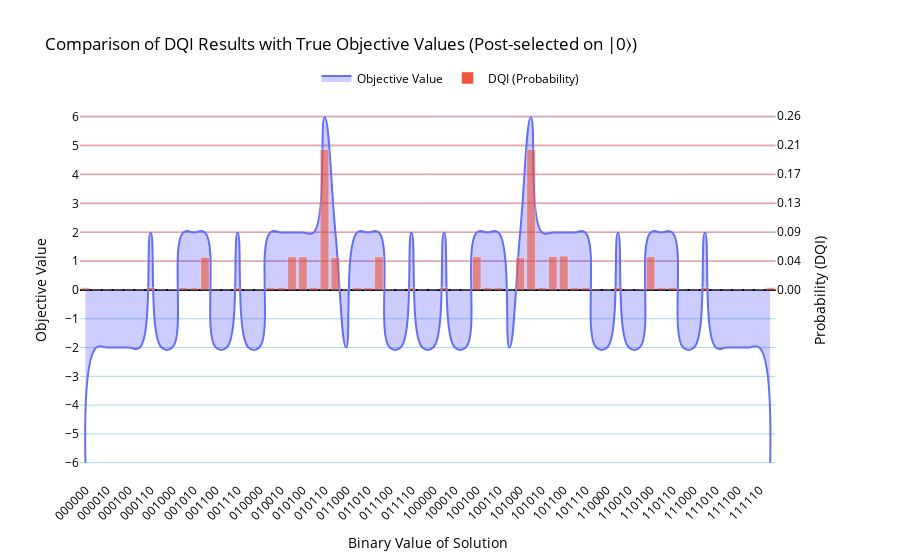

Notebook cell for this chart:
### Markdown cell above
Further, filter and combine the counts, then visualize the modified data.

### Code cell
counts_filtered = post_selection_counts(counts)
plot_results_union_plotly(
    brute_force_results,
    counts_filtered,
    plot_name="Comparison of DQI Results with True Objective Values (Post-selected on |0⟩)",
    spline_smoothing=1.3
)

### Figure 1 — Plotly figure (JSON) as saved in the notebook; plotly's stock layout.template omitted (floating-point values rounded to 4 significant figures)
{"data": [{"fill": "tozeroy", "fillcolor": "rgba(0,0,255,0.2)", "line": {"shape": "spline", "smoothing": 1.3}, "mode": "lines", "name": "Objective Value", "type": "scatter", "x": ["000000", "000001", "000010", "000011", "000100", "000101", "000110", "000111", "001000", "001001", "001010", "001011", "001100", "001101", "001110", "001111", "010000", "010001", "010010", "010011", "010100", "010101", "010110", "010111", "011000", "011001", "011010", "011011", "011100", "011101", "011110", "011111", "100000", "100001", "100010", "100011", "100100", "100101", "100110", "100111", "101000", "101001", "101010", "101011", "101100", "101101", "101110", "101111", "110000", "110001", "110010", "110011", "110100", "110101", "110110", "110111", "111000", "111001", "111010", "111011", "111100", "111101", "111110", "111111"], "xaxis": "x", "y": [-6, -2, -2, -2, -2, -2, 2, -2, -2, 2, 2, 2, -2, -2, 2, -2, -2, 2, 2, 2, 2, 2, 6, 2, -2, 2, 2, 2, -2, -2, 2, -2, -2, 2, -2, -2, 2, 2, 2, -2, 2, 6, 2, 2, 2, 2, 2, -2, -2, 2, -2, -2, 2, 2, 2, -2, -2, 2, -2, -2, -2, -2, -2, -6], "yaxis": "y"}, {"marker": {"opacity": 0.6}, "name": "DQI (Probability)", "type": "bar", "x": ["000000", "000001", "000010", "000011", "000100", "000101", "000110", "000111", "001000", "001001", "001010", "001011", "001100", "001101", "001110", "001111", "010000", "010001", "010010", "010011", "010100", "010101", "010110", "010111", "011000", "011001", "011010", "011011", "011100", "011101", "011110", "011111", "100000", "100001", "100010", "100011", "100100", "100101", "100110", "100111", "101000", "101001", "101010", "101011", "101100", "101101", "101110", "101111", "110000", "110001", "110010", "110011", "110100", "110101", "110110", "110111", "111000", "111001", "111010", "111011", "111100", "111101", "111110", "111111"], "xaxis": "x", "y": [0.003422, 0.0004186, 0.0003816, 0.0003816, 0.0003447, 0.0004678, 0.003681, 0.0004432, 0.0005663, 0.003669, 0.003299, 0.04848, 0.0002955, 0.0004063, 0.003447, 0.0005417, 0.0004432, 0.003607, 0.00373, 0.04921, 0.04911, 0.003644, 0.2088, 0.04796, 0.0003324, 0.003595, 0.003484, 0.04917, 0.0004309, 0.0004432, 0.003238, 0.0003693, 0.000357, 0.003669, 0.0003447, 0.0003201, 0.0494, 0.003829, 0.003743, 0.0003939, 0.04786, 0.2087, 0.003767, 0.04955, 0.05036, 0.003484, 0.00373, 0.0004555, 0.0003324, 0.00389, 0.0004924, 0.0005294, 0.04923, 0.003595, 0.003656, 0.0003693, 0.0003939, 0.003804, 0.0003939, 0.0003447, 0.0005294, 0.0003693, 0.0006032, 0.003669], "yaxis": "y2"}], "layout": {"font": {"color": "black"}, "legend": {"orientation": "h", "x": 0.5, "xanchor": "center", "y": 1.02, "yanchor": "bottom"}, "title": {"text": "Comparison of DQI Results with True Objective Values (Post-selected on |0⟩)"}, "xaxis": {"anchor": "y", "domain": [0, 0.94], "tickangle": -45, "title": {"text": "Binary Value of Solution"}}, "yaxis": {"anchor": "x", "domain": [0, 1], "dtick": 1, "gridcolor": "lightblue", "range": [-6.6, 6.6], "showgrid": true, "tick0": 0, "title": {"text": "Objective Value"}}, "yaxis2": {"anchor": "x", "gridcolor": "lightcoral", "overlaying": "y", "range": [-0.282, 0.282], "showgrid": true, "side": "right", "tickmode": "array", "ticktext": ["0.00", "0.04", "0.09", "0.13", "0.17", "0.21", "0.26", "0.30", "0.34"], "tickvals": [0, 0.043, 0.086, 0.129, 0.172, 0.215, 0.258, 0.301, 0.344], "title": {"text": "Probability (DQI)"}, "zeroline": true, "zerolinecolor": "black", "zerolinewidth": 2}}}
